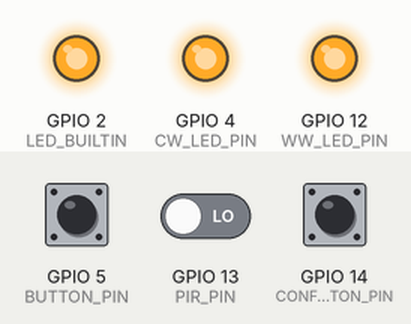
Recording of a sketch running on a simulated ESP8266 (NodeMCU). Shown: output pins drawn as LEDs (lit = HIGH, except the on-board LED, lit = LOW). The test bench sets the inputs (shaded band); at power-on: GPIO 5 (BUTTON_PIN) HIGH, GPIO 13 (PIR_PIN) LOW, GPIO 14 (CONFIG_BUTTON_PIN) HIGH. WiFi joins after 1.5 s; servers stay silent unless stated; the local clock reads 2024-03-15 10:24:30 at power-on unless the sketch sets it; storage starts empty; EEPROM starts erased; no MQTT or app messages arrive unless stated; what the sketch prints to the serial monitor is not drawn.

Above: at 3.7 s.
3.8 s: GPIO 5 (BUTTON_PIN) pulled LOW for 0.15 s
At 4.5 s:
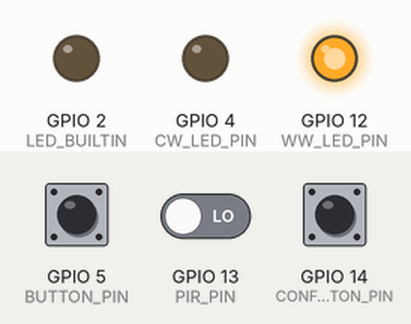
5.4 s: GPIO 5 (BUTTON_PIN) pulled LOW for 1 s
At 6.1 s:
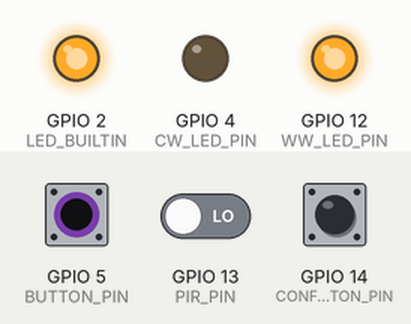
7.9 s: GPIO 5 (BUTTON_PIN) pulled LOW for 3.2 s
At 11.6 s:
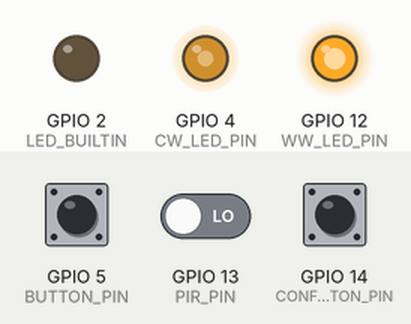
12.6 s: GPIO 5 (BUTTON_PIN) pulled LOW for 0.15 s
At 13.6 s:
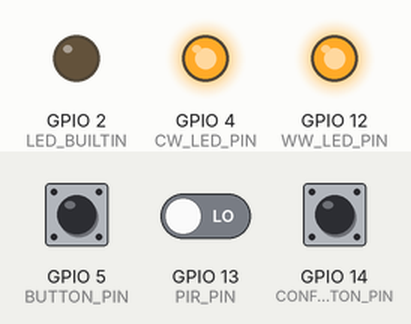
15.7 s: GPIO 5 (BUTTON_PIN) pulled LOW for 0.15 s
At 17.1 s:
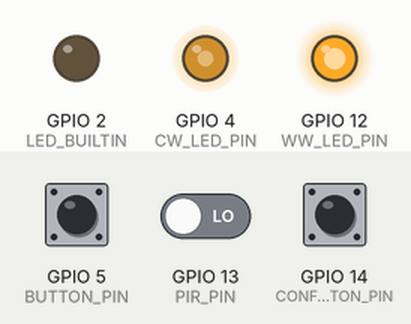
Timing chart, 0 to 18.3 s (numbered marks = the images above; inputs shaded):
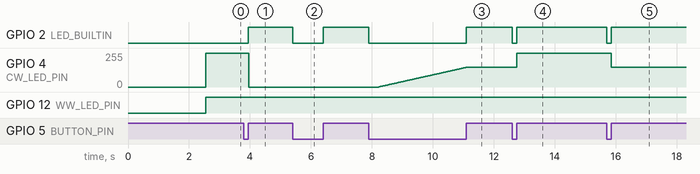

The sketch:

CCT_main.ino
```cpp
#include <WiFiManager.h> // https://github.com/tzapu/WiFiManager
#include <string.h>
#include <ESP8266WiFi.h>
#include <PubSubClient.h>
#include <time.h>
#include <TZ.h>
#include <FS.h>
#include <LittleFS.h>
#include <CertStoreBearSSL.h>
#include <ArduinoJson.h>

#include <EEPROM.h>

#include "Ticker.h"
#include "cct_control.hpp"
#include "pin_config.h"

#define CONFIG_WIFI_SSID "ESP_CONFIG-AP"
#define CONFIG_WIFI_PASSWD "SecretKey!"

#define BAUDRATE 115200

#define PARAM_LEN 64

#define PIR_TIMER_IN_MS 30000

#define JSON_DOC_SIZE 1024
#define CREDENTIALS_FILENAME "/credentials.json"

#define MQ_USERNAME_PARAM "mq_username"
#define MQ_PASSWORD_PARAM "mq_password"
#define MQ_PORT_PARAM "mq_port"
#define MQ_SERVER_PARAM "mq_server"

#define MQ_WW_CT_RATIO_PARAM "ww_ct_ratio"
#define MQ_BRIGHTNESS_PARAM "brightness"
#define MQ_OUTPUT_STATUS_PARAM "output"
#define MQ_DELAYED_OFF_PARAM "delayed_off"

#define MQ_IN_TOPIC "KITCHEN/LIGHTS/COUNTERTOPS/IN"
#define MQ_OUT_TOPIC "KITCHEN/LIGHTS/COUNTERTOPS/OUT"

#define BACKSPACE "\b \b"

//define your default values here, if there are different values in config.json, they are overwritten.
char mq_port[PARAM_LEN] = "8883";
// Update these with values suitable for your network.
char mq_username[PARAM_LEN] = "";
char mq_password[PARAM_LEN] = "";
char mq_server[PARAM_LEN] = "localhost";

// A single, global CertStore which can be used by all connections.
// Needs to stay live the entire time any of the WiFiClientBearSSLs
// are present.
BearSSL::CertStore certStore;
BearSSL::WiFiClientSecure bear;

WiFiClientSecure espClient;
PubSubClient client;

/* EEPROM addresses */
const int CONNECTION_STATUS_ADDR = 0;
const int WW_CW_RATIO_ADDR = CONNECTION_STATUS_ADDR + sizeof(int);
const int BRIGHTNESS_ADDR = WW_CW_RATIO_ADDR + sizeof(float);

#define CONNECTION_ERROR 1
#define ALLOWED_CONNECTION_ATTEMPTS 5

#define MSG_BUFFER_SIZE (500)
char msg[MSG_BUFFER_SIZE];

unsigned int cw_val_g = 100;
unsigned int ww_val_g = 100;

cct_control CCT{&cw_val_g, &ww_val_g, OFF, ON, ANALOG_MAX_VAL};

Ticker timer1;
Ticker timer2;

ICACHE_RAM_ATTR void tickCCT()
{
    CCT.tick();
}

ICACHE_RAM_ATTR void checkPIR()
{
    int movement_detected = digitalRead(PIR_PIN);
    if(movement_detected)
    {
        CCT.delayedOff(PIR_TIMER_IN_MS);
    }
}

void valuesUpdated()
{
    float cw_ww_val = CCT.getWWCWRatio();
    float brightness = CCT.getBrightness();
    unsigned int output = (unsigned int)CCT.getOutputStatus();

    EEPROM.put(WW_CW_RATIO_ADDR, cw_ww_val);
    EEPROM.put(BRIGHTNESS_ADDR, brightness);
    EEPROM.commit();

    snprintf(msg, MSG_BUFFER_SIZE, "{\"%s\":%f, \"%s\":%f \"%s\":%ld}", MQ_WW_CT_RATIO_PARAM, cw_ww_val, MQ_BRIGHTNESS_PARAM, brightness, MQ_OUTPUT_STATUS_PARAM, output);
    client.publish(MQ_OUT_TOPIC, msg);
    Serial.println(msg);
}

void loadCredentials(){
    File f = LittleFS.open(CREDENTIALS_FILENAME, "r");
    if(!f)
    {
        Serial.print("Couldn't open file: ");
        Serial.println(CREDENTIALS_FILENAME);
        return;
    }
    if(f.size() > JSON_DOC_SIZE)
    {
        Serial.println("Error: File size is larger than allowed buffer size!");
        f.close();
        return;
    }
    char file_content[JSON_DOC_SIZE];
    f.readBytes(file_content, JSON_DOC_SIZE);
    DynamicJsonDocument doc(JSON_DOC_SIZE);
    deserializeJson(doc, file_content);

    JsonVariant param = doc[MQ_USERNAME_PARAM];
    if(!param.isNull()) {
        strcpy(mq_username, param.as<const char*>());
    }
    param = doc[MQ_PASSWORD_PARAM];
    if(!param.isNull()) {
        strcpy(mq_password, param.as<const char*>());
    }
    param = doc[MQ_PORT_PARAM];
    if(!param.isNull()) {
        strcpy(mq_port, param.as<const char*>());
    }
    param = doc[MQ_SERVER_PARAM];
    if(!param.isNull()) {
        strcpy(mq_server, param.as<const char*>());
    }

    f.close();
}

void storeCredentials(){

    char file_content[JSON_DOC_SIZE];

    DynamicJsonDocument doc(JSON_DOC_SIZE);

    doc[MQ_USERNAME_PARAM] = mq_username;
    doc[MQ_PASSWORD_PARAM] = mq_password;
    doc[MQ_PORT_PARAM] = mq_port;
    doc[MQ_SERVER_PARAM] = mq_server;

    serializeJson(doc, file_content);

    File f = LittleFS.open(CREDENTIALS_FILENAME, "w");
    if(!f)
    {
        Serial.print("Couldn't open file: ");
        Serial.println(CREDENTIALS_FILENAME);
        return;
    }

    f.write(file_content, strlen(file_content));

    f.close();
}

void setupCredentials(){
    WiFiManager wm;
    WiFiManagerParameter custom_mq_server("server", "mqtt server", mq_server, PARAM_LEN);
    WiFiManagerParameter custom_mq_port("port", "mqtt port", mq_port, PARAM_LEN);
    WiFiManagerParameter custom_mqtt_username("username", "mqtt username", mq_username, PARAM_LEN);
    WiFiManagerParameter custom_mqtt_password("mq_password", "mqtt password", mq_password, PARAM_LEN);
    wm.addParameter(&custom_mq_server);
    wm.addParameter(&custom_mq_port);
    wm.addParameter(&custom_mqtt_username);
    wm.addParameter(&custom_mqtt_password);

    int connection_status;
    EEPROM.get(CONNECTION_STATUS_ADDR, connection_status);
    int config_button_status = digitalRead(CONFIG_BUTTON_PIN);
    /* use wm.autoConnect to automatically connect to the servers or */
    if(connection_status == CONNECTION_ERROR || config_button_status == 0)
    {
        if (!wm.startConfigPortal(CONFIG_WIFI_SSID, CONFIG_WIFI_PASSWD)) {
            Serial.println("failed to connect and hit timeout");
            delay(3000);
            //reset and try again, or maybe put it to deep sleep
            ESP.restart();
            delay(5000);
        }
        connection_status = 0;
        EEPROM.put(CONNECTION_STATUS_ADDR, connection_status);
        EEPROM.commit();
    }
    else
    {
        if (!wm.autoConnect(CONFIG_WIFI_SSID, CONFIG_WIFI_PASSWD)) {
        Serial.println("failed to connect and hit timeout");
        delay(3000);
        //reset and try again, or maybe put it to deep sleep
        ESP.restart();
        delay(5000);
    }
    }

    //read updated parameters
    strcpy(mq_server, custom_mq_server.getValue());
    strcpy(mq_port, custom_mq_port.getValue());
    strcpy(mq_username, custom_mqtt_username.getValue());
    strcpy(mq_password, custom_mqtt_password.getValue());
}


void setDateTime() {
    // You can use your own timezone, but the exact time is not used at all.
    // Only the date is needed for validating the certificates.
    configTime(TZ_Europe_Helsinki, "pool.ntp.org", "time.nist.gov");

    Serial.print("Waiting for NTP time sync: ");
    time_t now = time(nullptr);
    unsigned int counter = 0;
    while (now < 8 * 3600 * 2) {
        delay(100);
        if(counter == 3)
        {
            Serial.print(BACKSPACE);
            delay(20);
            Serial.print(BACKSPACE);
            delay(20);
            Serial.print(BACKSPACE);
            delay(20);
            counter = 0;
        }
        else
        {
            Serial.print(".");
            counter++;
        }
        now = time(nullptr);
    }
    Serial.println();

    struct tm timeinfo;
    localtime_r(&now, &timeinfo);
    Serial.printf("%s %s", tzname[0], asctime(&timeinfo));
}

void parseMessage(byte * payload, unsigned int length)
{
    DynamicJsonDocument doc(JSON_DOC_SIZE);
    JsonVariant param;

    deserializeJson(doc, (char *)payload);

    param = doc[MQ_WW_CT_RATIO_PARAM];
    if(!param.isNull()) {
        float ww_cw_ratio = param.as<float>();
        CCT.setWWCWRatio(ww_cw_ratio);
    }

    param = doc[MQ_BRIGHTNESS_PARAM];
    if(!param.isNull()) {
        float brightness = param.as<float>();
        CCT.setBrightness(brightness);
    }

    param = doc[MQ_OUTPUT_STATUS_PARAM];
    if(!param.isNull()) {
        unsigned int output = param.as<unsigned int>();
        if(output == 1)
        {
            CCT.setOutputOn();
        }
        else
        {
            CCT.setOutputOff();
        }

    }
    param = doc[MQ_DELAYED_OFF_PARAM];
    if(!param.isNull()) {
        unsigned int time = param.as<unsigned int>();
        if(time != 0)
        {
            CCT.delayedOff(time);
        }
        else
        {
            CCT.delayedOff(PIR_TIMER_IN_MS);
        }
    }
}

void callback(char* topic, byte* payload, unsigned int length) {
    Serial.print("Message arrived [");
    Serial.print(topic);
    Serial.print("]: ");
    for (int i = 0; i < length; i++) {
        Serial.print((char)payload[i]);
    }
    Serial.println();

    if(strcmp((const char*)topic, MQ_IN_TOPIC) == 0)
    {
        parseMessage(payload, length);
    }
}


void reconnect() {
    // Loop until we’re reconnected
    int attempts = 0;
    while (!client.connected()) {
        if(attempts >= ALLOWED_CONNECTION_ATTEMPTS)
        {
            int connection_status = CONNECTION_ERROR;
            EEPROM.put(CONNECTION_STATUS_ADDR, connection_status);
            EEPROM.commit();
            ESP.restart();
            delay(5000);
        }
        Serial.print("Attempting MQTT connection…");
        char client_id[32];
        uint32_t flash_id = ESP.getFlashChipId();
        snprintf (client_id, 32, "ESP8266Client-%ld", flash_id);
        // Attempt to connect
        // Insert your password
        if (client.connect(client_id, mq_username, mq_password)) {
            Serial.print(" connectet with client id: ");
            Serial.println(client_id);
            // Once connected, publish an announcement…
            valuesUpdated();
            client.subscribe(MQ_IN_TOPIC);
        } else {
            Serial.print("failed, rc = ");
            Serial.print(client.state());
            Serial.println(" try again in 5 seconds");
            // Wait 5 seconds before retrying
            delay(5000);
        }
        attempts++;
    }
}

status_t last_btn_status;

ICACHE_RAM_ATTR void buttonChangeISR(void)
{
    status_t new_button_status = digitalRead(BUTTON_PIN) == 0 ? ON : OFF;

    digitalWrite(LED_BUILTIN, new_button_status == ON ? LOW: HIGH);
    CCT.setButtonStatus(new_button_status);
}

void setupCCT()
{
    float cw_ww_val;
    float brightness;

    EEPROM.get(WW_CW_RATIO_ADDR, cw_ww_val);
    EEPROM.get(BRIGHTNESS_ADDR, brightness);

    snprintf(msg, MSG_BUFFER_SIZE, "loaded values; cw_ww_val:%f brightness:%f", cw_ww_val, brightness);
    Serial.println(msg);
    cw_ww_val = fmax(0.0f, fmin(1.0f, cw_ww_val));
    brightness = fmax(0.0f, fmin(1.0f, brightness));

    last_btn_status = digitalRead(BUTTON_PIN) == 0 ? ON : OFF;

    CCT.setBrightness(brightness);
    CCT.setWWCWRatio(cw_ww_val);
    CCT.setButtonStatus(last_btn_status);
    CCT.start();
    CCT.setUpdateCB(valuesUpdated);

    attachInterrupt(digitalPinToInterrupt(BUTTON_PIN), buttonChangeISR, CHANGE);
    timer1.attach_ms_scheduled(1, tickCCT);
    timer2.attach_ms_scheduled(1000, checkPIR);

}

void setup() {
    delay(500);
    // When opening the Serial Monitor, select BAUDRATE Baud
    Serial.begin(BAUDRATE);
    delay(500);

    setupPins();

    LittleFS.begin();
    EEPROM.begin(64);

    loadCredentials();

    setupCredentials();

    storeCredentials();

    setDateTime();

    setupCCT();
    // you can use the insecure mode, when you want to avoid the certificates
    //espclient->setInsecure();

    int numCerts = certStore.initCertStore(LittleFS, PSTR("/certs.idx"), PSTR("/certs.ar"));
    Serial.printf("Number of CA certs read: %d\n", numCerts);
    if (numCerts == 0) {
        Serial.printf("No certs found. Did you run certs-from-mozilla.py and upload the LittleFS directory before running?\n");
        return; // Can't connect to anything w/o certs!
    }


    // Integrate the cert store with this connection
    bear.setCertStore(&certStore);

    client.setClient(bear);

    client.setServer(mq_server, atoi(mq_port));
    client.setCallback(callback);

}

unsigned long lastBtnChange = 0;

void loop() {
    analogWrite(CW_LED_PIN, (int)cw_val_g);
    analogWrite(WW_LED_PIN, (int)ww_val_g);

    client.loop();

    if (!client.connected()) {
        reconnect();
    }
}
```

cct_control.cpp
```cpp
#include "cct_control.hpp"

cct_control::cct_control(unsigned int *cw_value,
                unsigned int *ww_value,
                status_t button_status,
                status_t output_inverted,
                unsigned int max_control_value,
                float brightness,
                float ww_cw_ratio): cw_value_(cw_value), ww_value_(ww_value),
                    button_status_(button_status), output_inverted_(output_inverted),
                    max_control_value_(max_control_value), brightness_(brightness),
                    ww_cw_ratio_(ww_cw_ratio)
{
    if(cw_value == nullptr)
    {
        cw_value = &loc_cw_value_;
    }
    if(ww_value == nullptr)
    {
        ww_value = &loc_ww_value_;
    }
    start();

}

cct_control::~cct_control()
{

}

void cct_control::start()
{
    if(button_status_ == ON)
    {
        ww_cw_setup_ = true;
        /* Set outputs full on during setup */
        setOutputs(CONTROL_MAX);
    }
    else
    {
        setOutputs(0);
    }
}

void cct_control::tick()
{
    buttonControl();

    if(delayed_off_timer_ != 0)
    {
        delayed_off_timer_--;
        if(delayed_off_timer_ == 0 && button_status_ == OFF)
        {
            setOutputOff();
        }
    }
}

void cct_control::delayedOff(unsigned int time)
{
    if(delayed_off_timer_ != 0 || output_status_ == OFF)
    {
        delayed_off_timer_ = time;
        setOutputs(brightness_);
    }
}

void cct_control::setButtonStatus(status_t new_status)
{
    button_status_ = new_status;
}

void cct_control::setOutputOff()
{
    if(button_status_ == ON)
    {
        externally_controlled_ = true;
    }
    setOutputs(0);
}

void cct_control::setOutputOn()
{
    if(button_status_ == ON)
    {
        externally_controlled_ = true;
    }
    setOutputs(brightness_);
}

void cct_control::setBrightness(float new_brightness)
{
    if(new_brightness > max_control_value_)
    {
        return;
    }

    if(button_status_ == ON)
    {
        externally_controlled_ = true;
    }
    brightness_ = new_brightness;
}

void cct_control::setWWCWRatio(float new_ratio)
{
    if(new_ratio < 0.0 || new_ratio > 1.0)
    {
        return;
    }

    if(button_status_ == ON)
    {
        externally_controlled_ = true;
    }
    ww_cw_ratio_ = new_ratio;
}

void cct_control::setUpdateCB(void (*cb_fun)())
{
    values_updated_cb_ = cb_fun;
}

float cct_control::getWWCWRatio()
{
    return ww_cw_ratio_;
}

float cct_control::getBrightness()
{
    return brightness_;
}

unsigned int cct_control::getWWValue()
{
    return *ww_value_;
}

unsigned int cct_control::getCWValue()
{
    return *cw_value_;
}

status_t cct_control::getOutputStatus()
{
    return output_status_;
}

/* PRIVATE MEMBER FUNCTIONS */

void cct_control::buttonControl()
{
    if(button_status_ == ON)
    {
        if(externally_controlled_)
        {
            button_press_timer_ = 0;
            return;
        }
        button_press_timer_++;

        if(button_press_timer_ > TOGGLE_LIMIT)
        {
            if(ww_cw_setup_)
            {
                if((ww_cw_ratio_ > CONTROL_MIN && direction_ == -1) ||
                    (ww_cw_ratio_ < CONTROL_MAX && direction_ == 1))
                {
                    ww_cw_ratio_ += direction_*CCT_RATIO_STEP;
                    ww_cw_ratio_ = fmax(CONTROL_MIN, fmin(CONTROL_MAX, ww_cw_ratio_));
                }
                ww_cw_setup_timer_ = SETTINGS_OFF_TIME;
                setOutputs(max_control_value_);
            }
            else
            {
                if((brightness_ > MIN_BRIGHTNESS && direction_ == -1) ||
                    (brightness_ < max_control_value_ && direction_ == 1))
                {
                    brightness_ += direction_*BRIGHTNESS_STEP;
                    brightness_ = fmax(CONTROL_MIN, fmin(CONTROL_MAX, brightness_));
                }
                setOutputs(brightness_);
            }
        }
    }
    else
    {
        if(externally_controlled_)
        {
            externally_controlled_ = false;
        }
        else if(ww_cw_setup_)
        {
            if(ww_cw_setup_timer_ == 0)
            {
                setOutputs(brightness_);
                ww_cw_setup_ = false;
                updateAlert();
            }
            else
            {
                ww_cw_setup_timer_--;
            }
        }
        else if(button_press_timer_ != 0 && button_press_timer_ <= TOGGLE_LIMIT)
        {
            toggle();
            updateAlert();
        }

        if(button_press_timer_ > TOGGLE_LIMIT)
        {
            direction_ *= -1;
            updateAlert();
        }
        button_press_timer_ = 0;
    }
}

void cct_control::setOutputs(float brightness)
{
    if(brightness == 0.0f)
    {
        output_status_ = OFF;
        delayed_off_timer_ = 0;
    }
    else
    {
        output_status_ = ON;
    }

    float new_ww_value_f = (CONTROL_MAX - ww_cw_ratio_) * brightness * max_control_value_;
    float new_cw_value_f = ww_cw_ratio_ * brightness * max_control_value_;
    unsigned int new_ww_value = (unsigned int)fmax(0.0f, new_ww_value_f);
    unsigned int new_cw_value = (unsigned int)fmax(0.0f, new_cw_value_f);
    new_ww_value = new_ww_value <= max_control_value_ ? new_ww_value : max_control_value_;
    new_cw_value = new_cw_value <= max_control_value_ ? new_cw_value : max_control_value_;

    if(output_inverted_ == ON)
    {
        new_ww_value = max_control_value_ - new_ww_value;
        new_cw_value = max_control_value_ - new_cw_value;
    }

    *ww_value_ = new_ww_value;
    *cw_value_ = new_cw_value;
}

void cct_control::toggle()
{
    if(output_status_ == ON)
    {
        setOutputs(0);
    }
    else
    {
        setOutputs(brightness_);
    }
}

void cct_control::updateAlert()
{
    if(values_updated_cb_)
    {
        (*values_updated_cb_)();
    }
}
```

Source omitted: cct_control.hpp (5459 bytes), pin_config.h (570 bytes)

Measured:
- after the input at 3.8 s, GPIO 2 (LED_BUILTIN): LOW → HIGH after 0.15 s; GPIO 4 (CW_LED_PIN): 255/255 → 0/255 after 0.15 s
- after the input at 5.4 s, GPIO 2 (LED_BUILTIN): HIGH → LOW at once, → HIGH 1.0 s later
- after the input at 7.9 s, GPIO 2 (LED_BUILTIN): HIGH → LOW at once, → HIGH 3.2 s later; GPIO 4 (CW_LED_PIN): moves from 0/255 to 148/255 over 2.9 s, starting after 0.32 s
- after the input at 12.6 s, GPIO 2 (LED_BUILTIN): HIGH → LOW at once, → HIGH 0.15 s later; GPIO 4 (CW_LED_PIN): 148/255 → 255/255 after 0.15 s
- after the input at 15.7 s, GPIO 2 (LED_BUILTIN): HIGH → LOW at once, → HIGH 0.15 s later; GPIO 4 (CW_LED_PIN): 255/255 → 148/255 after 0.15 s
